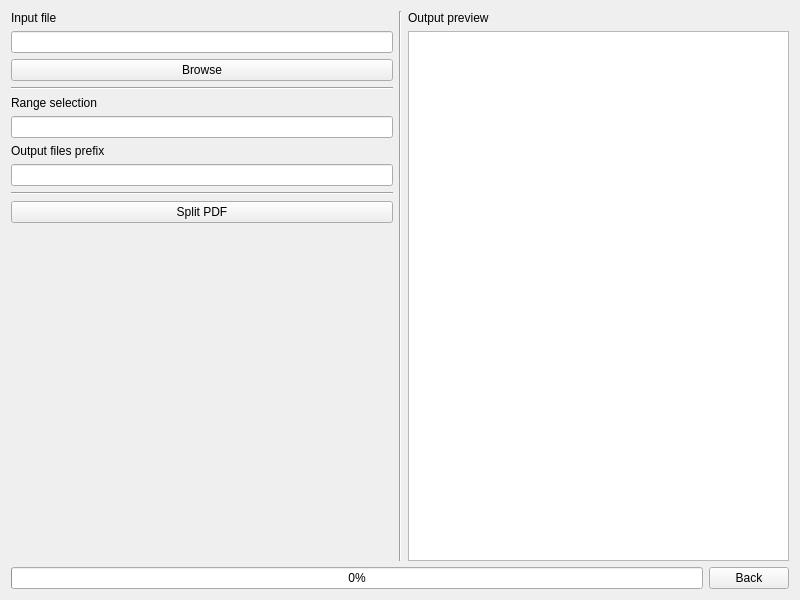
<?xml version="1.0" encoding="UTF-8"?>
<ui version="4.0">
    <class>Form</class>
    <widget class="QWidget" name="Form">
        <property name="geometry">
            <rect>
                <x>0</x>
                <y>0</y>
                <width>800</width>
                <height>600</height>
            </rect>
        </property>
        <property name="windowTitle">
            <string>Form</string>
        </property>
        <layout class="QVBoxLayout" name="verticalLayout_2">
            <item>
                <layout class="QVBoxLayout" name="verticalLayout">
                    <item>
                        <layout class="QHBoxLayout" name="Top">
                            <item>
                                <layout class="QVBoxLayout" name="LeftPanel">
                                    <item>
                                        <widget class="QLabel" name="label">
                                            <property name="text">
                                                <string>Input file</string>
                                            </property>
                                        </widget>
                                    </item>
                                    <item>
                                        <widget class="QLineEdit" name="txtInput"/>
                                    </item>
                                    <item>
                                        <widget class="QPushButton" name="btnBrowse">
                                            <property name="text">
                                                <string>Browse</string>
                                            </property>
                                        </widget>
                                    </item>
                                    <item>
                                        <widget class="Line" name="line_2">
                                            <property name="orientation">
                                                <enum>Qt::Horizontal</enum>
                                            </property>
                                        </widget>
                                    </item>
                                    <item>
                                        <widget class="QLabel" name="label_2">
                                            <property name="text">
                                                <string>Range selection</string>
                                            </property>
                                        </widget>
                                    </item>
                                    <item>
                                        <widget class="QLineEdit" name="txtRange"/>
                                    </item>
                                    <item>
                                        <widget class="QLabel" name="label_3">
                                            <property name="text">
                                                <string>Output files prefix</string>
                                            </property>
                                        </widget>
                                    </item>
                                    <item>
                                        <widget class="QLineEdit" name="txtOutput"/>
                                    </item>
                                    <item>
                                        <widget class="Line" name="line_3">
                                            <property name="orientation">
                                                <enum>Qt::Horizontal</enum>
                                            </property>
                                        </widget>
                                    </item>
                                    <item>
                                        <widget class="QPushButton" name="btnSplit">
                                            <property name="text">
                                                <string>Split PDF</string>
                                            </property>
                                        </widget>
                                    </item>
                                    <item>
                                        <spacer name="verticalSpacer">
                                            <property name="orientation">
                                                <enum>Qt::Vertical</enum>
                                            </property>
                                            <property name="sizeHint" stdset="0">
                                                <size>
                                                    <width>20</width>
                                                    <height>40</height>
                                                </size>
                                            </property>
                                        </spacer>
                                    </item>
                                    <item>
                                        <spacer name="horizontalSpacer">
                                            <property name="orientation">
                                                <enum>Qt::Horizontal</enum>
                                            </property>
                                            <property name="sizeHint" stdset="0">
                                                <size>
                                                    <width>40</width>
                                                    <height>20</height>
                                                </size>
                                            </property>
                                        </spacer>
                                    </item>
                                </layout>
                            </item>
                            <item>
                                <widget class="Line" name="line">
                                    <property name="orientation">
                                        <enum>Qt::Vertical</enum>
                                    </property>
                                </widget>
                            </item>
                            <item>
                                <layout class="QVBoxLayout" name="RightPanel">
                                    <item>
                                        <widget class="QLabel" name="label_4">
                                            <property name="text">
                                                <string>Output preview</string>
                                            </property>
                                        </widget>
                                    </item>
                                    <item>
                                        <widget class="QPlainTextEdit" name="txtPreview">
                                            <property name="readOnly">
                                                <bool>true</bool>
                                            </property>
                                        </widget>
                                    </item>
                                </layout>
                            </item>
                        </layout>
                    </item>
                    <item>
                        <layout class="QHBoxLayout" name="Bottom">
                            <item>
                                <widget class="QProgressBar" name="progressBar">
                                    <property name="value">
                                        <number>0</number>
                                    </property>
                                    <property name="textVisible">
                                        <bool>true</bool>
                                    </property>
                                </widget>
                            </item>
                            <item alignment="Qt::AlignRight">
                                <widget class="QPushButton" name="btnBack">
                                    <property name="sizePolicy">
                                        <sizepolicy hsizetype="Fixed" vsizetype="Fixed">
                                            <horstretch>0</horstretch>
                                            <verstretch>0</verstretch>
                                        </sizepolicy>
                                    </property>
                                    <property name="text">
                                        <string>Back</string>
                                    </property>
                                </widget>
                            </item>
                        </layout>
                    </item>
                </layout>
            </item>
        </layout>
    </widget>
    <resources/>
    <connections/>
</ui>
